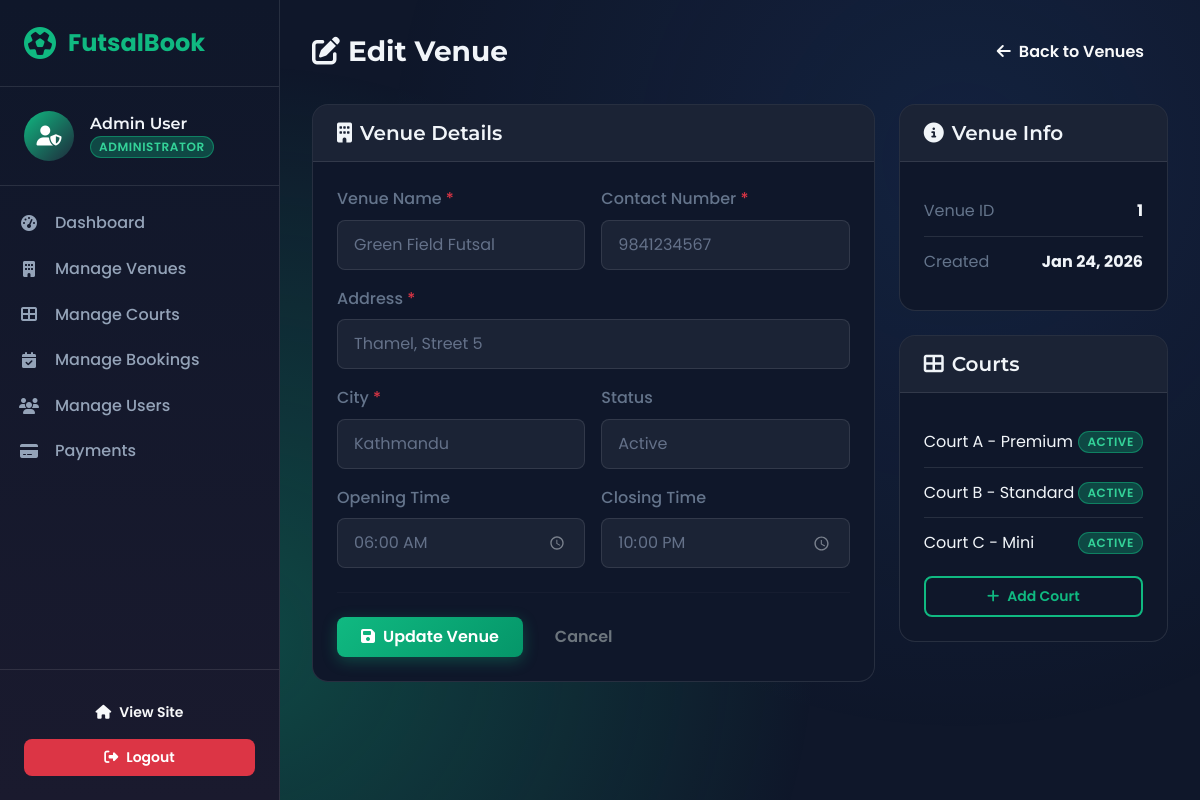
/admin/edit-futsal.php?id=1 (signed in), run on the app's committed database.
### tables this page shows
CREATE TABLE `futsals` (
  `futsal_id` int(11) NOT NULL,
  `futsal_name` varchar(100) NOT NULL,
  `address` varchar(255) NOT NULL,
  `city` varchar(100) NOT NULL,
  `contact_number` varchar(20) NOT NULL,
  `open_time` time NOT NULL,
  `close_time` time NOT NULL,
  `status` enum('active','maintenance') DEFAULT 'active',
  `created_at` timestamp NOT NULL DEFAULT current_timestamp(),
  `updated_at` timestamp NOT NULL DEFAULT current_timestamp() ON UPDATE current_timestamp()
);

CREATE TABLE `courts` (
  `court_id` int(11) NOT NULL,
  `futsal_id` int(11) NOT NULL,
  `court_name` varchar(100) NOT NULL,
  `surface_type` varchar(50) NOT NULL,
  `price_per_hour` decimal(10,2) NOT NULL,
  `status` enum('active','maintenance') DEFAULT 'active',
  `created_at` timestamp NOT NULL DEFAULT current_timestamp(),
  `updated_at` timestamp NOT NULL DEFAULT current_timestamp() ON UPDATE current_timestamp()
);

### admin/edit-futsal.php (the view, shortened to what this page needs)
<?php
require_once '../config/database.php';
$futsalId = (int)($_GET['id'] ?? 0);
$stmt = $pdo->prepare("SELECT * FROM futsals WHERE futsal_id = ?");
$stmt->execute([$futsalId]);
$futsal = $stmt->fetch();
$formData = $futsal;
?>
<!DOCTYPE html>
<html lang="en">
<head>
    <?php include '../includes/header.php'; ?>
    <link rel="stylesheet" href="../assets/css/edit-futsal.css">
</head>
<body>
    <?php include 'sidebar.php'; ?>
    <main class="admin-main">
        <div class="admin-header">
            <h1><i class="fas fa-edit me-2"></i>Edit Venue</h1>
            <a href="manage-futsals.php" class="btn btn-outline-light">
                <i class="fas fa-arrow-left me-2"></i>Back to Venues
            </a>
        </div>
        <div class="row">
            <div class="col-lg-8">
                <div class="admin-card">
                    <div class="card-header">
                        <h5><i class="fas fa-building me-2"></i>Venue Details</h5>
                    </div>
                    <div class="card-body">
                        <form method="POST" action="">
                            <div class="row g-3">
                                <div class="col-md-6">
                                    <label class="form-label">Venue Name <span class="text-danger">*</span></label>
                                    <input type="text" class="form-control" name="futsal_name"
                                           value="<?php echo htmlspecialchars($formData['futsal_name']); ?>" required>
                                </div>
                                <div class="col-md-6">
                                    <label class="form-label">Contact Number <span class="text-danger">*</span></label>
                                    <input type="text" class="form-control" name="contact_number"
                                           value="<?php echo htmlspecialchars($formData['contact_number']); ?>" required>
                                </div>
                                <div class="col-12">
                                    <label class="form-label">Address <span class="text-danger">*</span></label>
                                    <input type="text" class="form-control" name="address"
                                           value="<?php echo htmlspecialchars($formData['address']); ?>" required>
                                </div>
                                <div class="col-md-6">
                                    <label class="form-label">City <span class="text-danger">*</span></label>
                                    <input type="text" class="form-control" name="city"
                                           value="<?php echo htmlspecialchars($formData['city']); ?>" required>
                                </div>
                                <div class="col-md-6">
                                    <label class="form-label">Status</label>
                                    <select class="form-select" name="status">
                                        <option value="active" <?php echo $formData['status'] == 'active' ? 'selected' : ''; ?>>Active</option>
                                    </select>
                                </div>
                                <div class="col-md-6">
                                    <label class="form-label">Opening Time</label>
                                    <input type="time" class="form-control" name="open_time"
                                           value="<?php echo $formData['open_time']; ?>">
                                </div>
                                <div class="col-md-6">
                                    <label class="form-label">Closing Time</label>
                                    <input type="time" class="form-control" name="close_time"
                                           value="<?php echo $formData['close_time']; ?>">
                                </div>
                            </div>
                            <hr class="my-4" style="border-color: rgba(255,255,255,0.1);">
                            <div class="d-flex gap-2">
                                <button type="submit" class="btn btn-primary">
                                    <i class="fas fa-save me-2"></i>Update Venue
                                </button>
                                <a href="manage-futsals.php" class="btn btn-outline-secondary">Cancel</a>
                            </div>
                        </form>
                    </div>
                </div>
            </div>
            <div class="col-lg-4">
                <div class="admin-card mb-4">
                    <div class="card-header">
                        <h5><i class="fas fa-info-circle me-2"></i>Venue Info</h5>
                    </div>
                    <div class="card-body">
                        <div class="info-item">
                            <span>Venue ID</span>
                            <strong><?php echo $futsalId; ?></strong>
                        </div>
                        <div class="info-item">
                            <span>Created</span>
                            <strong><?php echo date('M j, Y', strtotime($futsal['created_at'] ?? 'now')); ?></strong>
                        </div>
                    </div>
                </div>
                <div class="admin-card">
                    <div class="card-header">
                        <h5><i class="fas fa-th-large me-2"></i>Courts</h5>
                    </div>
                    <div class="card-body">
                        <?php
                        $stmt = $pdo->prepare("SELECT * FROM courts WHERE futsal_id = ?");
                        $stmt->execute([$futsalId]);
                        $courts = $stmt->fetchAll();
                        ?>
                        <?php if (empty($courts)): ?>
                        <p class="text-muted mb-3">No courts added yet.</p>
                        <?php else: ?>
                        <ul class="court-list">
                            <?php foreach ($courts as $court): ?>
                            <li>
                                <span><?php echo htmlspecialchars($court['court_name']); ?></span>
                                <span class="badge bg-<?php echo $court['status'] == 'active' ? 'success' : 'warning'; ?>">
                                    <?php echo ucfirst($court['status']); ?>
                                </span>
                            </li>
                            <?php endforeach; ?>
                        </ul>
                        <?php endif; ?>
                        <a href="add-court.php?futsal_id=<?php echo $futsalId; ?>" class="btn btn-outline-primary btn-sm w-100 mt-2">
                            <i class="fas fa-plus me-2"></i>Add Court
                        </a>
                    </div>
                </div>
            </div>
        </div>
    </main>
</body>
</html>

### assets/css/style.css (style rules this page uses)
:root { --primary: #10b981; --primary-dark: #059669; --primary-light: #34d399; --primary-glow: rgba(16, 185, 129, 0.3); --secondary: #1e293b; --secondary-light: #334155; --accent: #f59e0b; --accent-light: #fbbf24; --bg-dark: #0f172a; --bg-card: #1e293b; --bg-card-hover: #273549; --bg-gradient: linear-gradient(135deg, #0f172a 0%, #1e293b 100%); --text-primary: #f1f5f9; --text-secondary: #94a3b8; --text-muted: #64748b; --success: #10b981; --warning: #f59e0b; --danger: #ef4444; --info: #3b82f6; --space-xs: 0.25rem; --space-sm: 0.5rem; --space-md: 1rem; --space-lg: 1.5rem; --space-xl: 2rem; --space-2xl: 3rem; --radius-sm: 0.375rem; --radius-md: 0.5rem; --radius-lg: 0.75rem; --radius-xl: 1rem; --radius-full: 9999px; --shadow-sm: 0 1px 2px rgba(0, 0, 0, 0.3); --shadow-md: 0 4px 6px rgba(0, 0, 0, 0.3); --shadow-lg: 0 10px 25px rgba(0, 0, 0, 0.4); --shadow-glow: 0 0 30px var(--primary-glow); --transition-fast: 0.15s ease; --transition-normal: 0.3s ease; --transition-slow: 0.5s ease; }
* { margin: 0; padding: 0; box-sizing: border-box; }
html { scroll-behavior: smooth; }
body { font-family: 'Poppins', -apple-system, BlinkMacSystemFont, 'Segoe UI', sans-serif; background: var(--bg-dark); color: var(--text-primary); line-height: 1.6; min-height: 100vh; overflow-x: hidden; }
body::before { content: ''; position: fixed; top: 0; left: 0; width: 100%; height: 100%; background: radial-gradient(circle at 20% 80%, var(--primary-glow) 0%, transparent 50%), radial-gradient(circle at 80% 20%, rgba(59, 130, 246, 0.1) 0%, transparent 50%); pointer-events: none; z-index: -1; }
h1, h2, h3, h4, h5, h6 { font-family: 'Montserrat', sans-serif; font-weight: 700; line-height: 1.2; color: var(--text-primary); }
a { color: var(--primary); text-decoration: none; transition: var(--transition-fast); }
.btn { font-weight: 600; padding: var(--space-sm) var(--space-lg); border-radius: var(--radius-md); transition: var(--transition-normal); border: none; position: relative; overflow: hidden; }
.btn::before { content: ''; position: absolute; top: 0; left: -100%; width: 100%; height: 100%; background: linear-gradient(90deg, transparent, rgba(255, 255, 255, 0.2), transparent); transition: var(--transition-slow); }
.btn-primary { background: linear-gradient(135deg, var(--primary) 0%, var(--primary-dark) 100%); color: white; box-shadow: 0 4px 15px var(--primary-glow); }
.btn-outline-primary { border: 2px solid var(--primary); color: var(--primary); background: transparent; }
.card-header { background: rgba(255, 255, 255, 0.02); border-bottom: 1px solid rgba(255, 255, 255, 0.05); padding: var(--space-lg); }
.card-body { padding: var(--space-lg); }
.form-control, .form-select { background: var(--bg-card); border: 1px solid rgba(255, 255, 255, 0.1); color: var(--text-primary); padding: var(--space-md); border-radius: var(--radius-md); transition: var(--transition-fast); }
.form-control::placeholder { color: var(--text-muted); }
.form-label { color: var(--text-secondary); font-weight: 500; margin-bottom: var(--space-sm); }
input[type="time"] { color-scheme: dark; }
.form-select { background-color: #1b2335 !important; color: #647189 !important; }
.form-select option { background-color: #1b2335 !important; color: #647189 !important; }
.form-select option:hover, .form-select option:focus, .form-select option:checked { background-color: #273549 !important; color: #f1f5f9 !important; }
.badge { padding: var(--space-xs) var(--space-sm); font-weight: 600; border-radius: var(--radius-full); font-size: 0.75rem; text-transform: uppercase; letter-spacing: 0.05em; }
.badge.bg-success { background: rgba(16, 185, 129, 0.3) !important; color: #34d399 !important; border: 1px solid rgba(16, 185, 129, 0.5); }

### assets/css/sidebar.css (style rules this page uses)
.admin-main { margin-left: 280px; min-height: 100vh; padding: 2rem; background: var(--bg-darker); }
.admin-header { display: flex; justify-content: space-between; align-items: center; margin-bottom: 2rem; }
.admin-header h1 { font-size: 1.75rem; font-weight: 700; color: var(--text-light); margin: 0; }

### data on the page
futsals: futsal_name "Green Field Futsal", contact_number "9841234567", address "Thamel, Street 5", city "Kathmandu", status "Active", open_time "06:00:00", close_time "22:00:00", created_at "Jan 24, 2026"
courts: court_name "Court A - Premium", status "ACTIVE"
courts: court_name "Court B - Standard", status "ACTIVE"
courts: court_name "Court C - Mini", status "ACTIVE"

### other printed values
$_SESSION['first_name'] . ' ' . $_SESSION['last_name'] "Admin User"
$futsalId "1"
